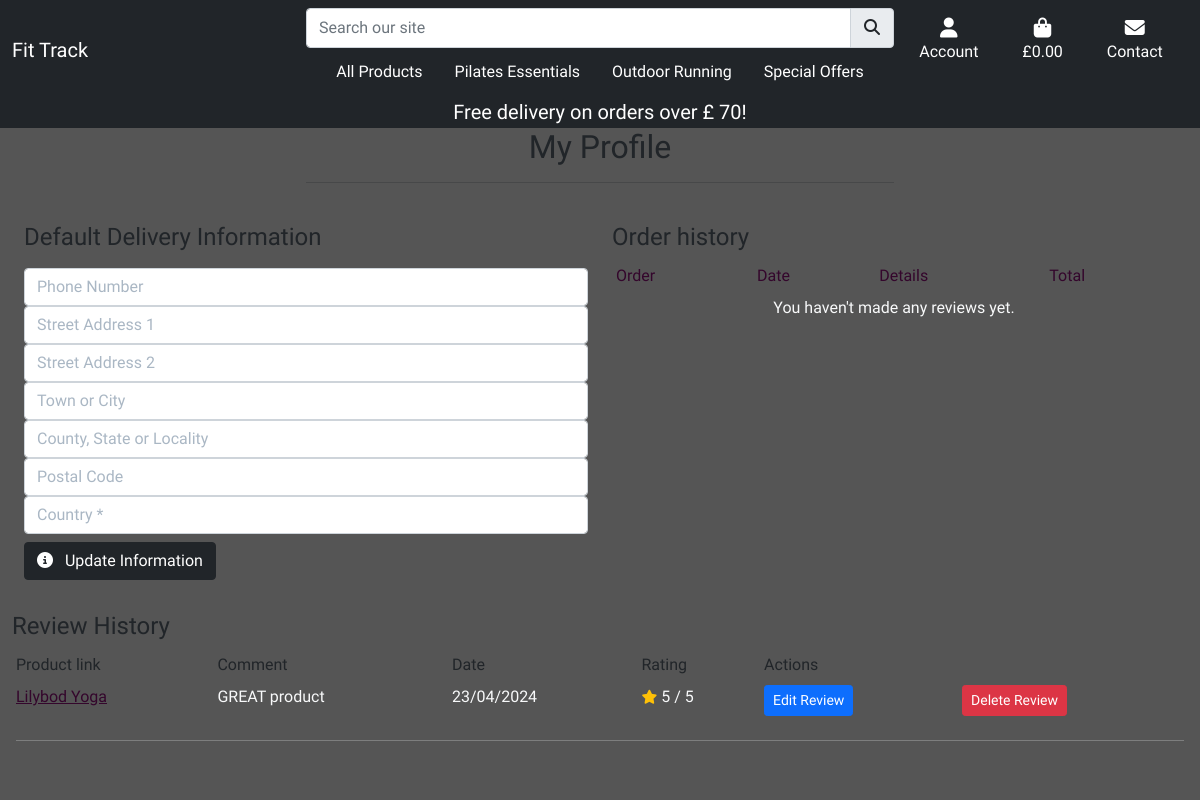
The app's page /profile/ (signed in), older data.
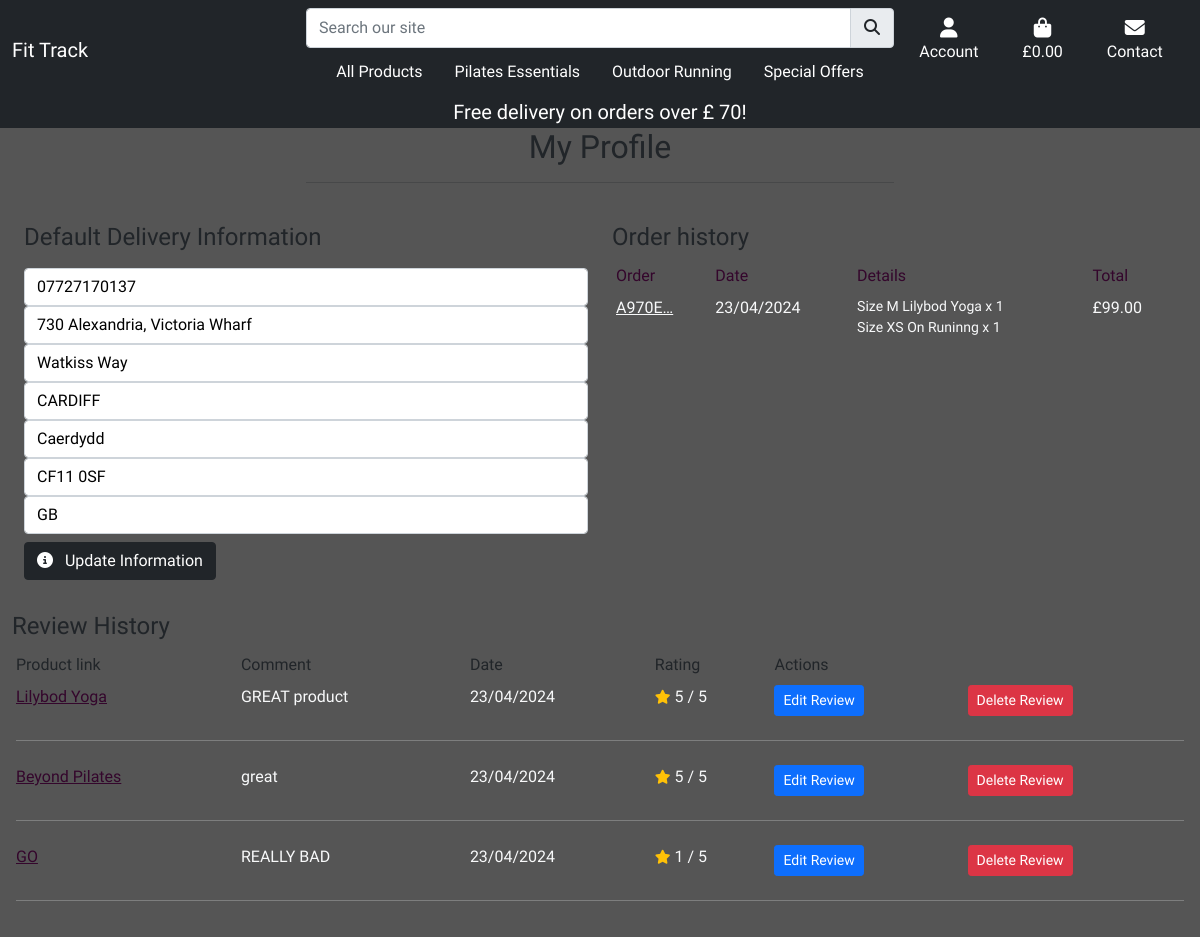
The same page, newer data.
### profiles/models.py (models this page shows, shortened)
class UserProfile(models.Model):
    user = models.OneToOneField(User, on_delete=models.CASCADE)
    default_phone_number = models.CharField(max_length=20, null=True, blank=True)
    default_street_address1 = models.CharField(max_length=80, null=True, blank=True)
    default_street_address2 = models.CharField(max_length=80, null=True, blank=True)
    default_town_or_city = models.CharField(max_length=40, null=True, blank=True)
    default_county = models.CharField(max_length=80, null=True, blank=True)
    default_postcode = models.CharField(max_length=20, null=True, blank=True)
    default_country = models.CharField(max_length=40, null=False, blank=False)

### products/models.py (models this page shows, shortened)
class Review(models.Model):
    product = models.ForeignKey(
        Product, on_delete=models.CASCADE, related_name='reviews'
    )
    user = models.ForeignKey(
        User, on_delete=models.SET_NULL, null=True, blank=True,
    )
    rating = models.IntegerField(
        validators=[MinValueValidator(1), MaxValueValidator(5)])
    comment = models.TextField()
    created_date = models.DateTimeField(auto_now_add=True)

class Product(models.Model):
    category = models.ForeignKey('Category', null=True, blank=True, on_delete=models.SET_NULL)
    sku = models.CharField(max_length=254, null=True, blank=True)
    name = models.CharField(max_length=254)
    different_size = models.BooleanField(default=False)
    description = models.TextField()
    new = models.BooleanField(default=False)
    on_sale = models.BooleanField(default=False)
    all_specials = models.BooleanField(default=False)
    details = models.CharField(max_length=360)
    materials = models.CharField(max_length=254, null=True,default=None)
    fabric_care = models.CharField(max_length=360)
    price = models.DecimalField(max_digits=6, decimal_places=2)
    rating = models.DecimalField(max_digits=6, decimal_places=2, null=True, blank=True)
    image = models.ImageField(null=True, blank=True)
    size = models.CharField(max_length=254, null=True, blank=True)
    weight =  models.CharField(max_length=254, null=True, blank=True)
    special_price = models.DecimalField(
        max_digits=6, decimal_places=2, null=False, blank=False, default=0)

### checkout/models.py (models this page shows, shortened)
class Order(models.Model):
    order_number = models.CharField(max_length=32, null=False, editable=False)
    user_profile = models.ForeignKey(UserProfile, on_delete=models.SET_NULL,
                                     null=True, blank=True, related_name='orders')
    full_name = models.CharField(max_length=50, null=False, blank=False)
    email = models.EmailField(max_length=254, null=False, blank=False)
    phone_number = models.CharField(max_length=20, null=False, blank=False)
    country = models.CharField(max_length=40, null=False, blank=False)
    postcode = models.CharField(max_length=20, null=True, blank=True)
    town_or_city = models.CharField(max_length=40, null=False, blank=False)
    street_address1 = models.CharField(max_length=80, null=False, blank=False)
    street_address2 = models.CharField(max_length=80, null=True, blank=True)
    county = models.CharField(max_length=80, null=True, blank=True)
    date = models.DateTimeField(auto_now_add=True)
    delivery_cost = models.DecimalField(max_digits=6, decimal_places=2, null=False, default=0)
    order_total = models.DecimalField(max_digits=10, decimal_places=2, null=False, default=0)
    grand_total = models.DecimalField(max_digits=10, decimal_places=2, null=False, default=0)
    original_bag = models.TextField(null=False, blank=False, default='')
    stripe_pid = models.CharField(max_length=254, null=False, blank=False, default='')

class OrderLineItem(models.Model):
    order = models.ForeignKey(Order, null=False, blank=False, on_delete=models.CASCADE, related_name='lineitems')
    product = models.ForeignKey(Product, null=False, blank=False, on_delete=models.CASCADE)
    product_size = models.CharField(max_length=2, null=True, blank=True)
    quantity = models.IntegerField(null=False, blank=False, default=0)
    lineitem_total = models.DecimalField(max_digits=6, decimal_places=2, null=False, blank=False, editable=False)

### profiles/views.py (the view)
# urls.py: path('profile/', include('profiles.urls')),
@login_required
def profile(request):
    profile = get_object_or_404(UserProfile, user=request.user)
    reviews = Review.objects.filter(user=request.user)
    if request.method == 'POST':
        form = UserProfileForm(request.POST, instance=profile)
        if form.is_valid():
            form.save()
            messages.success(request, 'Profile updated successfully')
        else:
            messages.error(request, 'Update failed. Please ensure the form is valid.')
    else:
        form = UserProfileForm(instance=profile)
    orders = profile.orders.all()
    template = 'profiles/profile.html'
    context = {
        'form': form,
        'orders': orders,
        'reviews': reviews,
        'on_profile_page': True
    }
    return render(request, template, context)

### profiles/templates/profiles/profile.html (shortened to what this page needs)
{% extends "base.html"%}
{% load static %}
{% block extra_css %}
<link rel="stylesheet" href="{% static 'profiles/css/profile.css' %}">
{% endblock %}
{% block content %}
<div class="cover"></div>
<div class="container-fluid vh-100 clear-nav">
    {% include 'includes/banner.html'%}
    <div class="row">
        <div class="col text-center ">
            <h2 class="text-dark">My Profile</h2>
            <hr class="w-50 mx-auto mb-3">
        </div>
    </div>
    <div class="row col-12 mx-auto">
        <div class="col-12 col-lg-6 mt-4">
            <h2 class="text-dark fs-4 text-md">
                Default Delivery Information
            </h2>
            <form id="profile-update-form" class="mt-3" action="{% url 'profile' %}" method="POST">
                {{ form|crispy }}
                <button class="btn btn-dark text-center mt-2 shopping-btn" type="submit">
                    <i class="fa-solid fa-circle-info pe-2"></i>
                    Update Information
                </button>
            </form>
        </div>
        <div class="col-12 col-lg-6 mt-4">
            <h2 class="dark fs-4 text-dark">Order history</h2>
            <div class="order-history table-responsive">
                <table class="table table-sm table-borderless">
                    <thead>
                        <tr class="text-purple">
                            <td>Order</td>
                            <td>Date</td>
                            <td>Details</td>
                            <td>Total</td>
                        </tr>
                    </thead>
                    <tbody class="text-light">
                        {% if orders.count == 0 %}
                        <tr>
                            <td colspan="4" class="text-center">You haven't made any reviews yet.</td>
                        </tr>
                        {% else %}
                        {% for order in orders %}
                        <tr>
                            <td>
                                <a class="text-light" href="{% url 'order_history' order.order_number %}"
                                    title="{{ order.order_number }}">
                                    {{ order.order_number|truncatechars:6 }}
                                </a>
                            </td>
                            <td>{{ order.date|date:"d/m/Y" }}</td>
                            <td>
                                <ul class="list-unstyled ">
                                    {% for item in order.lineitems.all %}
                                    <li class="small ">
                                        Size {{ item.product.size|upper }}
                                        {{ item.product.name }} x {{ item.quantity }}
                                    </li>
                                    {% endfor %}
                                </ul>
                            </td>
                            <td>£{{ order.grand_total }}</td>
                        </tr>
                        {% endfor %}
                        {% endif %}
                    </tbody>
                </table>
            </div>
        </div>
    </div>
    {% if reviews %}
    <div class="row mt-3 d-none d-md-block">
        <div class="col text-left">
            <h2 class="dark fs-4 text-dark">Review History</h2>
            <div class="order-history table-responsive">
                <table class="table table-sm table-borderless">
                    <thead>
                        <tr class="text-dark">
                            <td>Product link</td>
                            <td>Comment</td>
                            <td>Date</td>
                            <td>Rating</td>
                            <td>Actions</td>
                            <td> </td>
                        </tr>
                    </thead>
                    <tbody class="text-light">
                        {% if reviews.count == 0 %}
                        <tr>
                            <td colspan="5" class="text-center">You haven't made any orders yet.</td>
                        </tr>
                        {% else %}
                        {% for review in reviews %}
                        <tr>
                            <td>
                                <a class="text-purple" href="{% url 'product_detail' review.product.id %}">
                                    {{ review.product.name }}
                                </a>
                            </td>
                            <td>{{ review.comment }}</td>
                            <td>{{ review.created_date|date:"d/m/Y" }}</td>
                            <td>
                                <small class="text-muted"><i class="fas fa-star pe-1 text-warning"></i></small>{{ review.rating }} / 5
                            </td>
                            <td>
                                <a class="btn btn-primary btn-sm" href="{% url 'edit_review' review.id %}">Edit Review</a>
                            </td>
                            <td>
                                <form method="post" action="{% url 'delete_review' review.id %}">
                                    <button type="submit" class="btn btn-sm btn-danger">Delete Review</button>
                                </form>
                            </td>
                        </tr>
                        <tr>
                            <td colspan="6"><hr></td>
                        </tr>
                        {% endfor %}
                        {% endif %}
                    </tbody>
                </table>
            </div>
        </div>
    </div>
    {% endif %}
</div>
{% endblock %}

Row changes from the older to the newer data that the page shows:
changed UserProfile: default_phone_number (not shown) → "07727170137"; default_street_address1 (not shown) → "730 Alexandria, Victoria Wharf"; default_street_address2 (not shown) → "Watkiss Way"; default_town_or_city (not shown) → "CARDIFF"; default_county (not shown) → "Caerdydd"; default_postcode (not shown) → "CF11 0SF"; default_country (not shown) → "GB"
added Order: order_number "A970E…", date "23/04/2024", grand_total "99.00"
added OrderLineItem: product.size "M", product.name "Lilybod Yoga", quantity "1"
added OrderLineItem: product.size "XS", product.name "On Runinng", quantity "1"
added Review: product.name "Beyond Pilates", comment "great", created_date "23/04/2024", rating "5"
added Review: product.name "GO", comment "REALLY BAD", created_date "23/04/2024", rating "1"
Text that changed along with them:
text no longer shown: "You haven't made any reviews yet."
